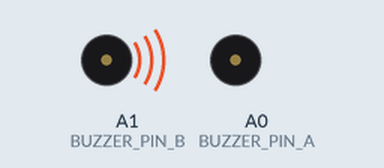
Simulated run of this sketch. Board: Arduino Uno, built with avr-gcc and run on an emulated ATmega328P. Parts: buzzer (waves = sounding, pin HIGH).

Above: at 0.1 s.
At 20.8 s:
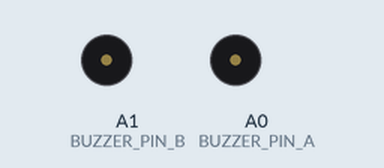
Timing chart, 0 to 22.3 s (numbered marks = the images above):
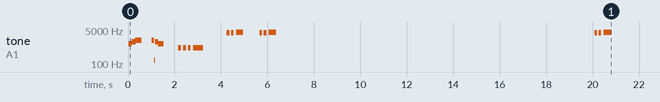

Measured:
- by itself, tone on A1 (BUZZER_PIN_B): plays 1033 Hz for 0.12 s, 1296 Hz for 0.12 s, 1295 Hz for 0.04 s, 1539 Hz for 0.28 s, 1539 Hz for 0.12 s, 151 Hz for 0.04 s … (34 notes in this stretch)

The sketch:

20251019_001_melody.ino
```cpp
// ============================================
//  Dual-Pin Buzzer Melody Driver (A0 & A1)
//  Events: door-ajar (escalating), unlocked, locked, low-battery
//  Board: Seeeduino XIAO (SAMD21) 他
// ============================================

// ---- ピン定義 ----
#define BUZZER_PIN_A A0
#define BUZZER_PIN_B A1

// ====================== 基本ユーティリティ ======================
void restMs(uint16_t ms) {
  digitalWrite(BUZZER_PIN_A, LOW);
  digitalWrite(BUZZER_PIN_B, LOW);
  delay(ms);
}

// 周波数=0は休符
void buzzTone(uint16_t freq, uint16_t dur_ms) {
  if (freq == 0) { restMs(dur_ms); return; }

  // 片周期 [us] と周期数
  uint32_t halfPeriod = 500000UL / (uint32_t)freq;           // 500,000 = 1e6/2
  uint32_t cycles     = (uint32_t)freq * dur_ms / 1000UL;

  for (uint32_t i = 0; i < cycles; i++) {
    // 逆位相で差動駆動
    digitalWrite(BUZZER_PIN_A, HIGH);
    digitalWrite(BUZZER_PIN_B, LOW);
    delayMicroseconds(halfPeriod);

    digitalWrite(BUZZER_PIN_A, LOW);
    digitalWrite(BUZZER_PIN_B, HIGH);
    delayMicroseconds(halfPeriod);
  }

  // 消音
  digitalWrite(BUZZER_PIN_A, LOW);
  digitalWrite(BUZZER_PIN_B, LOW);
}

void playSequence(const uint16_t* notes, const uint16_t* lens, uint8_t len, uint16_t gap_ms = 25) {
  for (uint8_t i = 0; i < len; i++) {
    buzzTone(notes[i], lens[i]);
    if (gap_ms) restMs(gap_ms);
  }
}

// ====================== イベント別メロディ ======================

// ---- 開きっぱなし警告：家電風「ピッ・ピッ・・ピー↑」を小節で繰り返し
//      小節間の休符がだんだん短くなり“急かし感”が増す
void alertDoorAjar_bar(uint16_t short_ms = 90, uint16_t long_ms = 300) {
  // 4kHz近傍で少しだけ上がる長音
  const uint16_t N1  = 3800; // 短1
  const uint16_t N2  = 3800; // 短2
  const uint16_t N3a = 3950; // 長・前段
  const uint16_t N3b = 4100; // 長・後段（上昇）

  // 短・短
  buzzTone(N1, short_ms);
  restMs(80);
  buzzTone(N2, short_ms);
  restMs(120);

  // 長（内部でちょい上昇）
  buzzTone(N3a, (uint16_t)(long_ms * 2 / 3));
  buzzTone(N3b, (uint16_t)(long_ms * 1 / 3));
}

void alertDoorAjar_escalating(uint8_t bars = 6, uint16_t gap_start_ms = 700, uint16_t gap_end_ms = 250) {
  if (bars == 0) return;
  for (uint8_t i = 0; i < bars; i++) {
    alertDoorAjar_bar();
    // 線形にギャップを短縮（急かす）
    uint32_t gap = gap_start_ms + (int32_t)(gap_end_ms - gap_start_ms) * i / (bars - 1);
    restMs(gap);
  }
}

// ---- ロック解除成功：上昇3音（明るめ）
void chimeUnlocked() {
  const uint16_t notes[] = { 1047, 1319, 1568 };   // C6, E6, G6 付近
  const uint16_t lens[]  = { 120, 120, 220 };
  playSequence(notes, lens, 3, 35);
}

// ---- 再ロック成功：下降3音（落ち着き）
void chimeLocked() {
  const uint16_t notes[] = { 1568, 1319, 1047 };
  const uint16_t lens[]  = { 120, 120, 200 };
  playSequence(notes, lens, 3, 35);
}

// ---- 低バッテリー警告：低めの 3短 + 1長（聞き取りやすく）
void warnLowBattery(uint8_t repeats = 2) {
  const uint16_t notes[] = { 650, 650, 650, 650 };
  const uint16_t lens[]  = { 120, 120, 120, 420 };
  for (uint8_t r = 0; r < repeats; r++) {
    playSequence(notes, lens, 4, 90);
    restMs(350);
  }
}

// ====================== セットアップ / デモ ======================
void setup() {
  pinMode(BUZZER_PIN_A, OUTPUT);
  pinMode(BUZZER_PIN_B, OUTPUT);
  digitalWrite(BUZZER_PIN_A, LOW);
  digitalWrite(BUZZER_PIN_B, LOW);

  // --- デモ（必要なければコメントアウト） ---
  chimeUnlocked();              // 解除成功音
  restMs(400);
  chimeLocked();                // 再ロック成功音
  restMs(600);
  warnLowBattery(1);            // 低バッテリー警告（1セット）
  restMs(600);
  alertDoorAjar_escalating(6);  // 開きっぱなし（6小節、だんだん急かす）
}

void loop() {
  restMs(600);
  alertDoorAjar_escalating(6);
}
```
